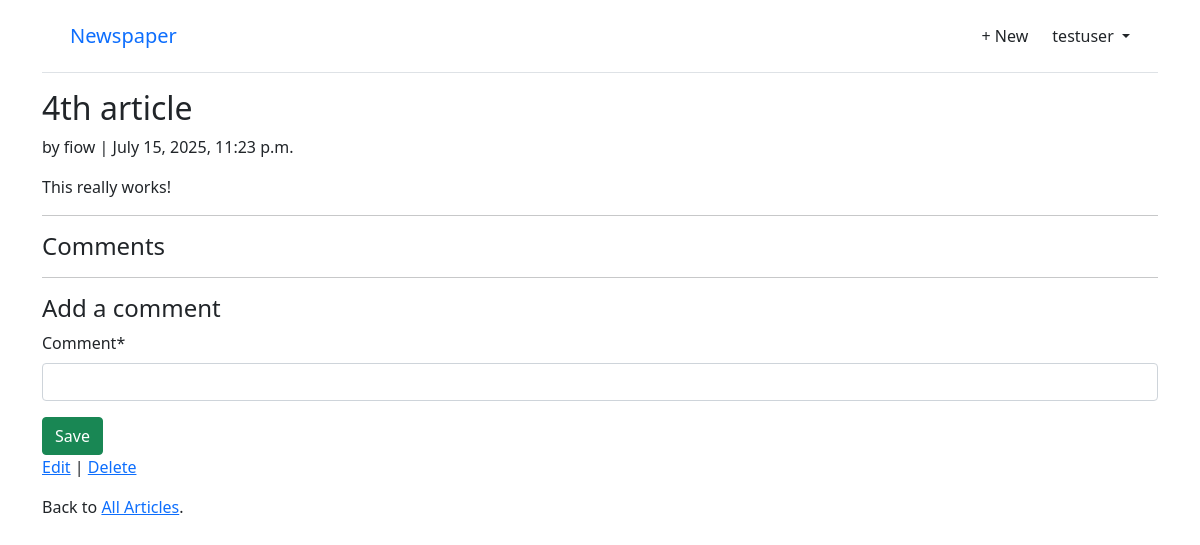
/newspaper/3/ (signed in), run on the app's committed database.
### accounts/models.py (models this page shows)
class CustomUser(AbstractUser):
    age = models.PositiveIntegerField(null=True, blank=True)

### newspaper/models.py (models this page shows, shortened)
class Article(models.Model):
    title = models.CharField(max_length=255)
    body = models.TextField()
    date = models.DateTimeField(auto_now_add=True)
    author = models.ForeignKey(
        settings.AUTH_USER_MODEL,
        on_delete=models.CASCADE,
    )

### newspaper/views.py (the view, shortened to what this page needs)
# urls.py: path("<int:pk>/", views.ArticleDetailView.as_view(), name="article_detail"),
class ArticleDetailView(LoginRequiredMixin, View):
    def get(self, request, *args, **kwargs):
        view = CommentGet.as_view()
        return view(request, *args, **kwargs)

### newspaper/forms.py
class CommentForm(forms.ModelForm):
    class Meta:
        model = Comment
        fields = ("comment",)

### newspaper/views.py (called while the page is built)
    def get_context_data(self, **kwargs):
        context = super().get_context_data(**kwargs)
        context["form"] = CommentForm()
        return context

### newspaper/templates/newspaper/article_detail.html (shortened to what this page needs)
{% extends "newspaper/layout.html" %}
{% load crispy_forms_tags %}
{% block body %}
    <div class="article-entry">
        <h2>{{ object.title }}</h2>
        <p>by {{ object.author }} | {{ object.date }}</p>
        <p>{{ object.body }}</p>
    </div>
    <hr>
    <h4>Comments</h4>
    <hr>
    <h4>Add a comment</h4>
        <form action="" method="post">{% csrf_token %}
            {{ form|crispy }}
            <button class="btn btn-success ml-2" type="submit">Save</button>
        </form>
    <p>
        <a href="{% url 'newspaper:article_edit' article.pk %}">Edit</a> |
        <a href="{% url 'newspaper:article_delete' article.pk %}">Delete</a>
    </p>
    <p>Back to <a href="{% url 'newspaper:article_list' %}">All Articles</a>.</p>
{% endblock %}

### newspaper/templates/newspaper/layout.html (shortened to what this page needs)
<!DOCTYPE html>
<html lang="en">
    <head>
    <link href="https://cdn.jsdelivr.net/npm/bootstrap@5.1.3/dist/css/bootstrap.min.css" rel="stylesheet"
>
    </head>
    <body>
        <div class="container">
            <header class="p-3 mb-3 border-bottom">
                <div class="container">
                    <div class="d-flex flex-wrap align-items-center justify-content-between">
                        <a class="navbar-brand" href="{% url 'newspaper:article_list' %}">Newspaper</a>
                        {% if user.is_authenticated %}
                        <div class="d-flex align-items-center">
                            <a href="{% url 'newspaper:article_new' %}" class="nav-link px-2 link-dark">+ New</a>
                            <div class="dropdown text-end ms-3">
                                <a href="#" class="d-block link-dark text-decoration-none dropdown-toggle"
                                    id="dropdownUser1" data-bs-toggle="dropdown" aria-expanded="false">
                                    {{ user.username }}
                                </a>
                            </div>
                        </div>
                        {% else %}
                            <div class="text-end">
                                <a href="{% url 'login' %}" class="btn btn-outline-primary me-2">Log In</a>
                                <a href="{% url 'signup' %}" class="btn btn-primary">Sign Up</a>
                            </div>
                        {% endif %}
                    </div>
                </div>
            </header>
            <main>
                {% block body %}
                {% endblock %}
            </main>
        </div>
    </body>
</html>

### data on the page
CustomUser: username "testuser"
Article: title "4th article", author "fiow", date "July 15, 2025, 11:23 p.m.", body "This really works!"
